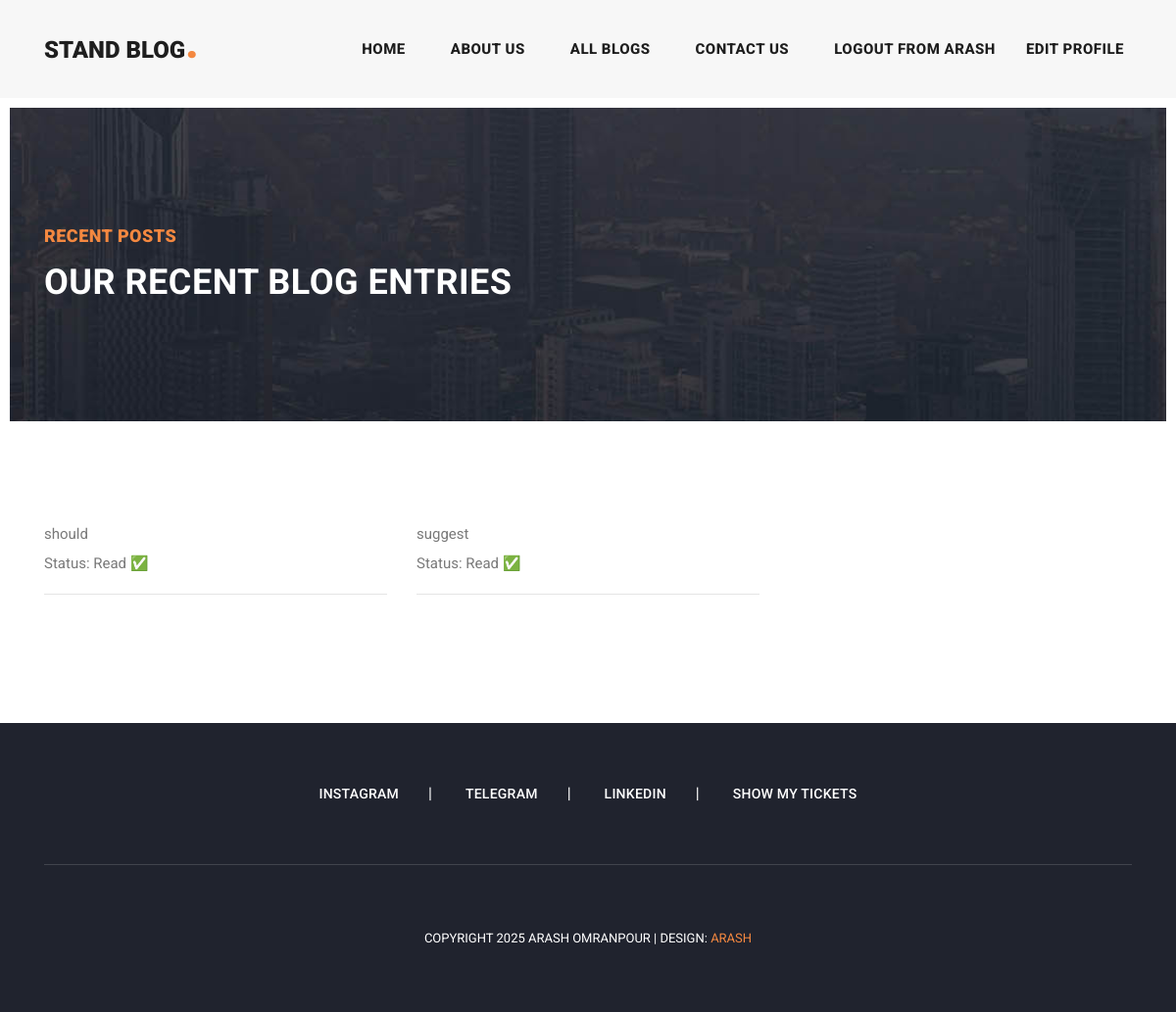
Screenshot of /articles/allmessages/ (signed in) with the database file from the repository.
### post_app/models.py (models this page shows, shortened)
class messagecontactus(models.Model):
    email = models.EmailField()
    subject = models.CharField(max_length=255)
    message = models.TextField()
    created=models.DateTimeField(auto_now_add=True,null=True)
    read=models.BooleanField(default=False)
    class Meta:
        ordering = ("-created",)

### post_app/views.py (the view)
# urls.py: path("allmessages/",views.MessageListView.as_view(),name="allmessages"),
class MessageListView(ListView):
    model = messagecontactus
    template_name = "post_app/message_list.html"
    context_object_name = "message_list"
    def get_queryset(self):
        user=self.request.user
        if user.is_authenticated:
            return messagecontactus.objects.filter(email=user.email)
        else :
            return messagecontactus.objects.none()

### context_processors/context_processors.py (called while the page is built)
def recent_posts(request):
    recent_posts = Article.objects.all().order_by('-created')[:3]
    return {"recent_posts": recent_posts}

def category_list(request):
    category_list = Category.objects.all()
    return {"category_list": category_list}

### post_app/templates/post_app/message_list.html (shortened to what this page needs)
{% extends 'base.html' %}
{% load static %}
{% load render_partial %}
{% block content %}
    <div class="heading-page header-text">
        <section class="page-heading">
            <div class="container">
                <div class="row">
                    <div class="col-lg-12">
                        <div class="text-content">
                            <h4>Recent Posts</h4>
                            <h2>Our Recent Blog Entries</h2>
                        </div>
                    </div>
                </div>
            </div>
        </section>
    </div>
    <section class="blog-posts grid-system">
        <div class="container">
            <div class="row">
                <div class="col-lg-8">
                    <div class="all-blog-posts">
                        <div class="row">
                            {% for item in message_list %}
                                <div class="col-lg-6">
                                    <div class="blog-post">
                                        <p>{{ item.subject|truncatechars:30 }}</p>
                                        <p>Status: {% if item.read == True %} Read ✅ {% endif %}
                                                    </p>
                                        <hr>
                                    </div>
                                </div>
                            {% endfor %}
                            <div class="col-lg-12">
                            </div>
                        </div>
                    </div>
                </div>
            </div>
        </div>
    </section>
{% endblock %}

### templates/includes/header.html (shortened to what this page needs)
{% load static %}
<header class="">
      <nav class="navbar navbar-expand-lg">
        <div class="container">
          <a class="navbar-brand" href="{% url 'home_app:home' %}"><h2>Stand Blog<em>.</em></h2></a>
          <div class="collapse navbar-collapse" id="navbarResponsive">
            <ul class="navbar-nav ml-auto">
              <li class="nav-item {% if request.resolver_match.url_name == 'home' %}active {% endif %}">
                <a class="nav-link" href="{% url 'home_app:home' %}">Home
                </a>
              </li>
              <li class="nav-item">
                <a class="nav-link" href="about.html">About Us</a>
              </li>
              <li class="nav-item">
                <a class="nav-link {% if request.resolver_match.url_name == 'all_posts' %}active {% endif %}" href="{% url 'post:all_posts' %}">All Blogs</a>
              </li>
              <li class="nav-item">
                <a class="nav-link" href="{% url 'post:contactus' %}">Contact Us</a>
              </li>
              {% if  request.user.is_authenticated %}
                <li class="nav-item">
                  <div class="d-flex">
                <a class="nav-link" href="{% url 'account_app:logout' %}">logout from {{request.user.username}}</a>
                  </div>
              </li>
              {% endif %}
            <li>
                 {% if user.is_authenticated %}
                <a class="nav-link" href="{% url "account_app:edit" %}">Edit Profile</a>
            {% endif %}
            </li>
            </ul>
          </div>
        </div>
      </nav>
    </header>

### assets/css/templatemo-stand-blog.css (style rules this page uses)
body { font-family: 'Roboto', sans-serif; overflow-x: hidden; text-rendering: optimizeLegibility; -webkit-font-smoothing: antialiased; -moz-osx-font-smoothing: grayscale; }
p { margin-bottom: 0px; font-size: 15px; font-weight: 400; color: #7a7a7a; line-height: 30px; }
a { text-decoration: none!important; }
ul { padding: 0; margin: 0; list-style: none; }
h1,h2,h3,h4,h5,h6 { margin: 0px; }
.heading-page { padding-top: 110px; }
.page-heading { margin: 0px 10px; padding: 120px 0px; text-align: left; background-position: center center; background-repeat: no-repeat; background-size: cover; background-image: url(../images/heading-bg.jpg); }
.page-heading .text-content h4 { color: #f48840; font-size: 18px; text-transform: uppercase; font-weight: 900; letter-spacing: 0.5px; margin-bottom: 15px; }
.page-heading .text-content h2 { color: #fff; font-size: 36px; font-weight: 700; text-transform: uppercase; letter-spacing: 0.5px; }
header { position: absolute; z-index: 99999; width: 100%; height: 100px; background-color: #f7f7f7; -webkit-transition: all 0.3s ease-in-out 0s; -moz-transition: all 0.3s ease-in-out 0s; -o-transition: all 0.3s ease-in-out 0s; transition: all 0.3s ease-in-out 0s; }
header .navbar { padding: 25px 0px; }
.navbar .navbar-brand { float: left; margin-top: -12px; outline: none; }
.navbar .navbar-brand h2 { color: #1e1e1e; text-transform: uppercase; font-size: 24px; font-weight: 900; -webkit-transition: all .3s ease 0s; -moz-transition: all .3s ease 0s; -o-transition: all .3s ease 0s; transition: all .3s ease 0s; }
.navbar .navbar-brand h2 em { font-size: 44px; font-style: normal; color: #f48840; }
#navbarResponsive { z-index: 999; }
.navbar-collapse { text-align: center; }
.navbar .navbar-nav .nav-item { margin: 0px 15px; }
.navbar .navbar-nav a.nav-link { text-transform: capitalize; font-size: 15px; font-weight: 800; text-transform: uppercase; letter-spacing: 0.5px; color: #1e1e1e; transition: all 0.3s; }
.blog-posts { margin-top: 100px; }
.blog-posts .blog-post { margin-bottom: 30px; }

### rows the page displays
messagecontactus: subject "should", read "Read ✅"
messagecontactus: subject "suggest", read "Read ✅"

### other values shown
{{ request.user.username }} "ARASH"
